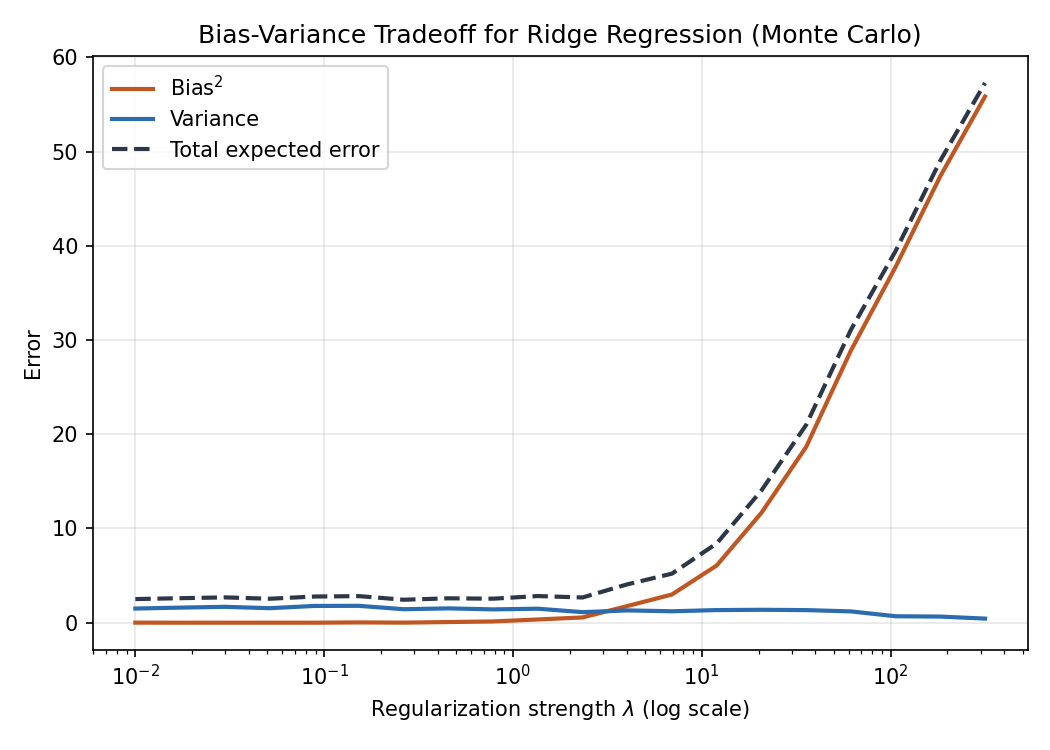

The script that saved this image:
"""
Experiment: Empirical Bias-Variance Decomposition for Ridge Regression

For a fixed true beta and design distribution, we repeatedly resample
(X, y), fit Ridge at each lambda, and empirically decompose the expected
prediction error at a fixed test point x0 into:

    E[(y0_hat - f(x0))^2] = Bias(y0_hat)^2 + Var(y0_hat) + irreducible noise

This is the textbook bias-variance identity (Hastie, Tibshirani & Friedman,
ESL Ch. 2 & 3), verified empirically via Monte Carlo rather than derived
analytically.
"""

import sys
import os
sys.path.insert(0, os.path.dirname(os.path.dirname(os.path.abspath(__file__))))

import numpy as np
import matplotlib.pyplot as plt
from src.ridge_closed_form import RidgeCF


def run_experiment(n=50, p=30, noise_sd=1.0, lambdas=None, n_sims=300, seed=0):
    if lambdas is None:
        lambdas = np.logspace(-2, 2.5, 20)

    rng = np.random.default_rng(seed)
    true_beta = rng.normal(scale=1.0, size=p)
    x0 = rng.normal(size=p)          # fixed test point
    f_x0 = x0 @ true_beta            # true noiseless target at x0

    bias_sq = np.zeros(len(lambdas))
    variance = np.zeros(len(lambdas))
    total_err = np.zeros(len(lambdas))

    for li, lam in enumerate(lambdas):
        preds = np.zeros(n_sims)
        for s in range(n_sims):
            X = rng.normal(size=(n, p))
            y = X @ true_beta + rng.normal(scale=noise_sd, size=n)
            model = RidgeCF(lam=lam).fit(X, y)
            preds[s] = model.predict(x0.reshape(1, -1))[0]

        mean_pred = preds.mean()
        bias_sq[li] = (mean_pred - f_x0) ** 2
        variance[li] = preds.var()
        total_err[li] = bias_sq[li] + variance[li] + noise_sd ** 2

    return lambdas, bias_sq, variance, total_err


def plot_results(lambdas, bias_sq, variance, total_err, save_path):
    fig, ax = plt.subplots(figsize=(7, 5))
    ax.plot(lambdas, bias_sq, label="Bias$^2$", color="#c05621", linewidth=2)
    ax.plot(lambdas, variance, label="Variance", color="#2b6cb0", linewidth=2)
    ax.plot(lambdas, total_err, label="Total expected error", color="#2d3748",
            linewidth=2, linestyle="--")
    ax.set_xscale("log")
    ax.set_xlabel(r"Regularization strength $\lambda$ (log scale)")
    ax.set_ylabel("Error")
    ax.set_title("Bias-Variance Tradeoff for Ridge Regression (Monte Carlo)")
    ax.legend()
    ax.grid(alpha=0.3)
    fig.tight_layout()
    fig.savefig(save_path, dpi=150)
    print(f"Saved figure to {save_path}")


if __name__ == "__main__":
    lambdas, bias_sq, variance, total_err = run_experiment()
    best_idx = np.argmin(total_err)
    print(f"Lambda minimizing total expected error: {lambdas[best_idx]:.3f}")
    out_dir = os.path.join(os.path.dirname(os.path.dirname(os.path.abspath(__file__))), "figures")
    os.makedirs(out_dir, exist_ok=True)
    plot_results(lambdas, bias_sq, variance, total_err,
                 os.path.join(out_dir, "bias_variance_tradeoff.png"))
